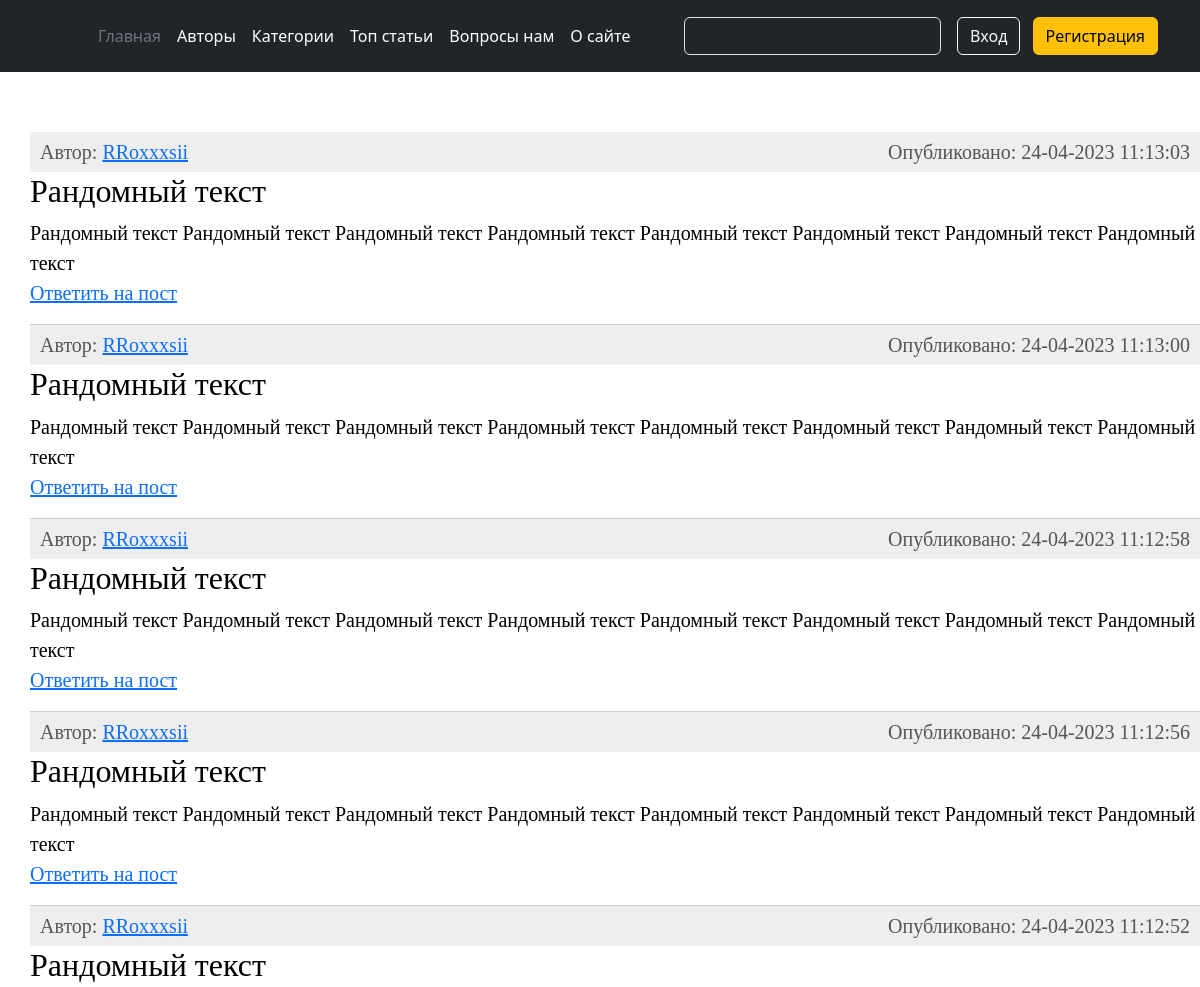
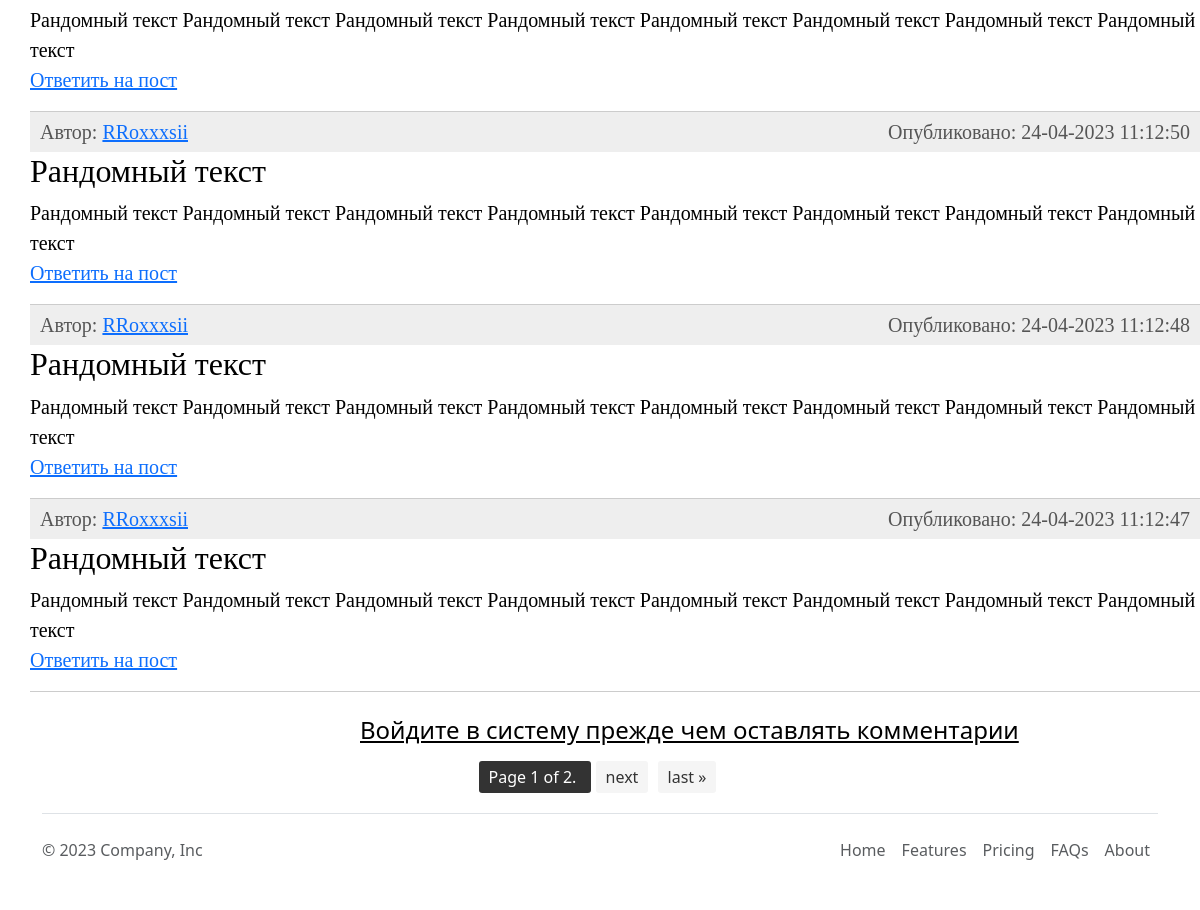
The page /category/posts/python/ on the database its author committed (2 pictures, top to bottom).
### main/models.py (models this page shows, shortened)
class Post(models.Model):
    category = models.ForeignKey(SubCategory, on_delete=models.CASCADE)
    author = models.ForeignKey(Author, on_delete=models.SET(_('Удаленный аккаунт')))
    title = models.CharField(max_length=255)
    text = models.TextField()
    created_at = models.DateTimeField(auto_now_add=True)
    updated_at = models.DateTimeField(auto_now=True)
    is_published = models.BooleanField(default=True)
    class Meta:
        verbose_name = _('Пост')
        verbose_name_plural = _('Посты')
        ordering = ('-created_at', 'author')

### account/models.py (models this page shows, shortened)
class Author(AbstractBaseUser, PermissionsMixin):
    email = models.EmailField(_('почтовый адрес'), unique=True)
    user_name = models.CharField(max_length=150)
    mobile = models.CharField(max_length=20, blank=True)
    gender = models.ForeignKey(Gender, on_delete=models.SET_NULL, blank=True, null=True)
    profile_photo = models.ImageField(upload_to='photos/%Y/%m/%d/', help_text=_('Фото профиля'), blank=True)
    profile_information = models.TextField(help_text='Расскажите о себе', blank=True)
    country = models.ForeignKey(Country, on_delete=models.SET_NULL, blank=True, null=True)
    telegram_link = models.URLField(_('Телеграмм аккаунт'), blank=True)
    city = models.CharField(_('Где живете'), max_length=70, blank=True, null=True)
    is_active = models.BooleanField(default=False)
    is_staff = models.BooleanField(default=False)
    created = models.DateTimeField(auto_now_add=True)
    updated = models.DateTimeField(auto_now=True)
    objects = CustomAccountManager()
    USERNAME_FIELD = 'email'
    REQUIRED_FIELDS = ['user_name']
    class Meta:
        verbose_name = _("Аккаунт")
        verbose_name_plural = _("Аккаунты")
        ordering = ('user_name',)
    def __str__(self):
        return self.user_name

### main/views.py (the view)
# urls.py: path('category/posts/<slug:subcategory_slug>/', views.subcategory_post, name='subcategory_post'),
def subcategory_post(request, subcategory_slug):
    subcategory = get_object_or_404(SubCategory, slug=subcategory_slug)
    posts = Post.objects.filter(category=subcategory.id)
    paginator = Paginator(posts, 8)
    page_number = request.GET.get('page')
    page_obj = paginator.get_page(page_number)
    if request.method == 'POST':
        form = AddCommentForm(request.POST)
        if form.is_valid():
            user = request.user
            text = request.POST.get('text')
            title = request.POST.get('title')
            subcategory_id = SubCategory.objects.get(slug=subcategory_slug).id
            context = {'posts': posts, 'title': subcategory, 'form': form, 'user_name': user.user_name}
            Post.objects.create(author=user, text=text, title=title, category_id=subcategory_id)
    else:
        form = AddCommentForm()
    if request.user.is_authenticated:
        user_name = Author.objects.get(user_name=request.user.user_name)
        context = {'page_obj': page_obj, 'title': subcategory, 'form': form, 'user_name': user_name}
    else:
        context = {'page_obj': page_obj, 'title': subcategory, 'form': form}
    return render(request, 'main/posts.html', context=context)

### main/forms.py
class AddCommentForm(forms.ModelForm):
    title = forms.CharField(widget=forms.TextInput(
        attrs={'class': 'form-control mb-3',
               'placeholder': 'Заголовок', 'id': 'form-lastname', 'name': 'parent'}), max_length=255,
        label='Заголовок')
    text = forms.CharField(required=False,
                           widget=forms.Textarea(attrs={
                                                        'class': 'form-control',
                                                        'id': 'exampleFormControlTextarea1',
                                                        'rows': '3',
                                                        'placeholder': 'Оставить комментарий'
                           }), label='Комментарий')
    class Meta:
        model = Post
        fields = ('title', 'text')

### main/models.py (called while the page is built)
    def __str__(self):
        return self.sub_category_name

### main/templates/main/posts.html (shortened to what this page needs)
{% extends 'main/base.html' %}
{% load static %}
{% block content %}
<link rel="stylesheet" href="{% static 'main/css/posts.css' %}">
<div class="content-text">
    <ul class="list-articles">
        {% for p in page_obj %}
        <li>
            <div class="article-panel">
                Автор: <a href="">{{ p.author }}</a>
                <p class="last">Опубликовано: {{p.created_at|date:"d-m-Y H:i:s"}}</p>
            </div>
            <h2>{{p.title}}</h2>
            {{ p.text }}
          <p class="link-read-post"><a href="#formReview" onclick="addReview('{{ p.author }}')">Ответить на пост</a></p>
        </li>
        {% endfor %}
    </ul>
</div>
{% if user.is_authenticated %}
<div class="form">
    <form class="account-form px-4 pt-4" method="post" enctype="multipart/form-data">
    {% if form.is_valid %}
    <div class="alert alert-primary" role="alert">
        Комментарий оставлен!
    </div>
    {% endif %}
    {% if form.errors %}
    {% for field in user_form %}
    {% for error in field.errors %}
    <div class="alert alert-primary" role="alert">
        {{ error }}
    </div>
    {% endfor %}
    {% endfor %}
    {% endif %}
    {% if messages %}
    <div class="alert alert-warning" alert="{{ messages.tags }}" role="alert">
        {% for message in messages %}
        {{ message|safe }}
        {% endfor %}
    </div>
    {% endif %}
    {% csrf_token %}
    <label class="small font-weight-bold">{{ form.title.label}}</label>
    {{ form.title }}
    <label class="small font-weight-bold">{{ form.text.label }}</label>
    {{ form.text }}
    <button class="btn btn-primary btn-block py-2 mb-4 mt-5 fw-bold w-100" type="submit"
                        value="Save changes">{% block button %}
        {% if button_label %}
        {{ button_label }}
        {% else %}
        Оставить комментарий
        {% endif %}
        {% endblock %}
    </button>
</form>
</div>
{% else %}
<div style="margin-left: 30%; margin-top: 2%"><a href="{% url 'account:login' %}" style="color: black"><h4>Войдите в систему прежде чем оставлять комментарии</h4></a></div>
{% endif %}
{% include 'main/pagination.html' %}
{% endblock %}

### main/static/main/css/posts.css (style rules this page uses)
div.article-panel { background: #eee; padding: 5px 10px 5px 10px; box-sizing: border-box; overflow: hidden; color: #555; }
div.article-panel p.last { margin: 0; float: right; }
ul.list-articles { list-style: none; margin: 0; padding: 0; }
ul.list-articles li { border-bottom: 1px solid #ccc; }
.content-text { margin: 60px 0 0 30px; color: #000; font-size: 20px; font-family: Yandex Sans Display Light; }

### rows shown on the page
Post: author "RRoxxxsii", created_at "24-04-2023 11:13:03", title "Рандомный текст", text "Рандомный текст Рандомный текст Рандомный текст Рандомный текст Рандомный текст Рандомный текст Рандомный текст Рандомный текст"
Post: author "RRoxxxsii", created_at "24-04-2023 11:13:00", title "Рандомный текст", text "Рандомный текст Рандомный текст Рандомный текст Рандомный текст Рандомный текст Рандомный текст Рандомный текст Рандомный текст"
Post: author "RRoxxxsii", created_at "24-04-2023 11:12:58", title "Рандомный текст", text "Рандомный текст Рандомный текст Рандомный текст Рандомный текст Рандомный текст Рандомный текст Рандомный текст Рандомный текст"
Post: author "RRoxxxsii", created_at "24-04-2023 11:12:56", title "Рандомный текст", text "Рандомный текст Рандомный текст Рандомный текст Рандомный текст Рандомный текст Рандомный текст Рандомный текст Рандомный текст"
Post: author "RRoxxxsii", created_at "24-04-2023 11:12:52", title "Рандомный текст", text "Рандомный текст Рандомный текст Рандомный текст Рандомный текст Рандомный текст Рандомный текст Рандомный текст Рандомный текст"
Post: author "RRoxxxsii", created_at "24-04-2023 11:12:50", title "Рандомный текст", text "Рандомный текст Рандомный текст Рандомный текст Рандомный текст Рандомный текст Рандомный текст Рандомный текст Рандомный текст"
Post: author "RRoxxxsii", created_at "24-04-2023 11:12:48", title "Рандомный текст", text "Рандомный текст Рандомный текст Рандомный текст Рандомный текст Рандомный текст Рандомный текст Рандомный текст Рандомный текст"
Post: author "RRoxxxsii", created_at "24-04-2023 11:12:47", title "Рандомный текст", text "Рандомный текст Рандомный текст Рандомный текст Рандомный текст Рандомный текст Рандомный текст Рандомный текст Рандомный текст"

### other values the page prints
{{ page_obj.number }} "1"
{{ page_obj.paginator.num_pages }} "2"
